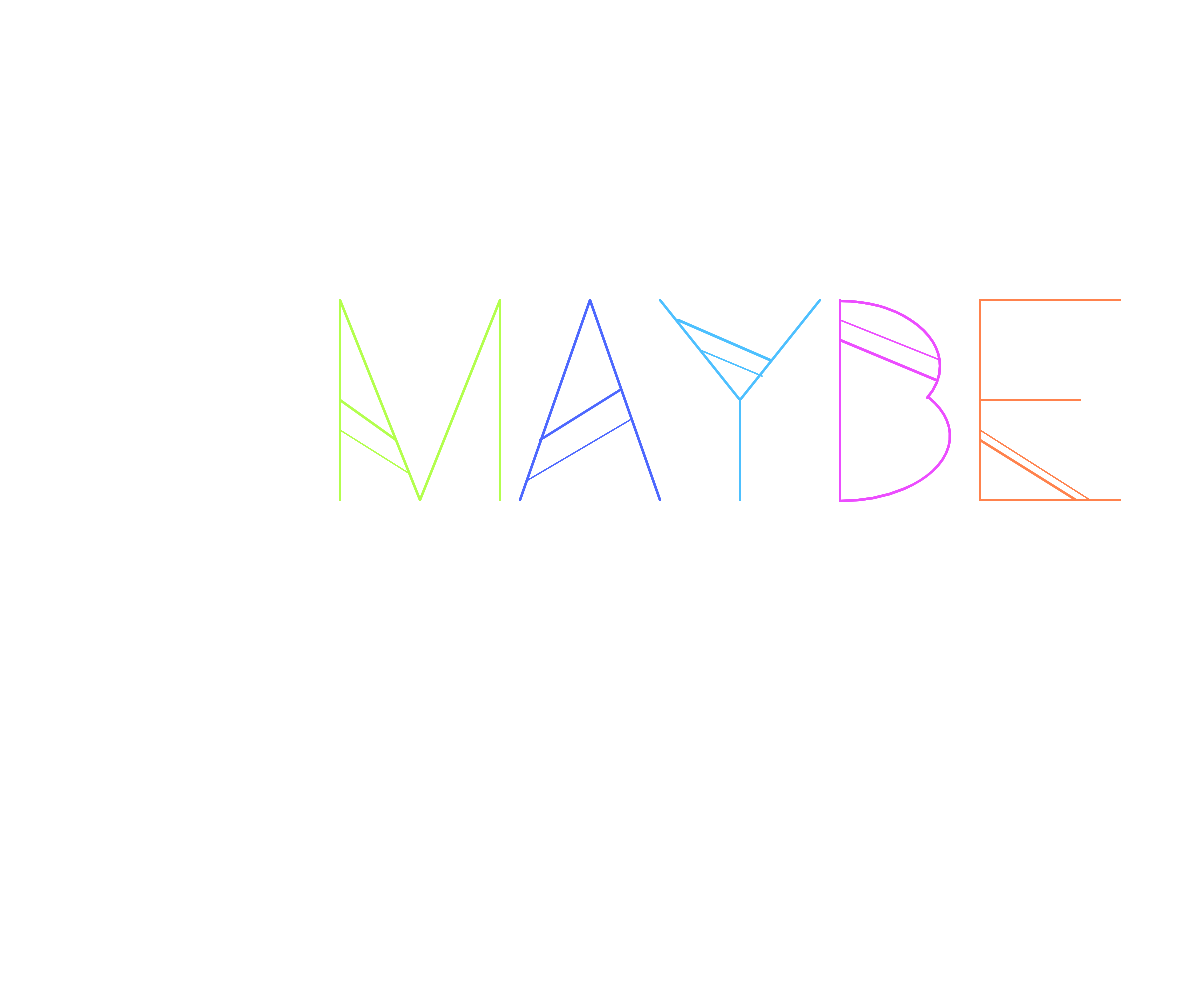
Frame 1 (no input)
Frame 60 (no input): identical to frame 1, image omitted
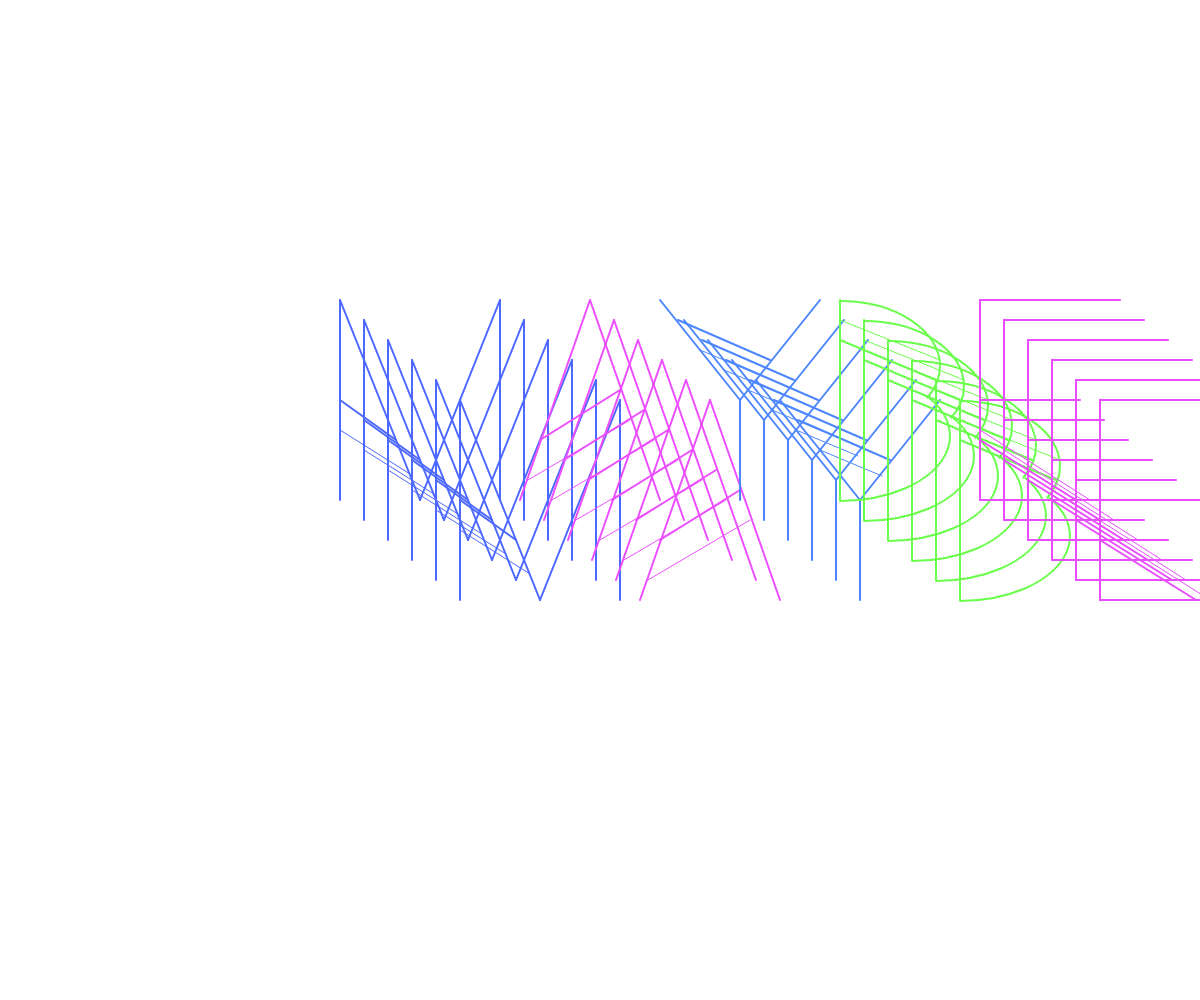
Frame 120 (the mouse pressed at the canvas centre since frame 60)

The p5.js sketch that drew these frames (run headless with seeded random() and noise() and a simulated clock; from frame 60 on, the mouse is pressed at the canvas centre):

// p5.js sketch
// ── sketch.js
// no need to change anything from here ... ----------------------

var letters = {};

var marginLeft = 170;
var marginTop = 150;
var textX = marginLeft;
var textY = 150;
var lineHeight = 120;
var typedText = "MAYBE";


function setup() {
	createCanvas(windowWidth, windowHeight);
	initLetters();
	noFill();
	textFont("Arial", 100);
}

function draw() {
	background(255);
	scale(2);


	//colorMode(RGB, 255, 255, 255, 1);
	colorMode(HSB, 360, 100, 100, 1);

	textX = marginLeft;
	textY = marginTop + 100;

	randomSeed(4);


	for (var i = 0; i < typedText.length; i++) {
		var c = typedText[i];
		if (letters[c]) {
			push();
			translate(textX, textY);

			if (mouseIsPressed == true) {
				stroke(random(0, 360), 70, 100);
			} else {
				strokeWeight(1);
			}

			stroke(random(0, 360), 70, 100);
			for (var j = 0; j < 6; j++) {
				textAlign(RIGHT)
				push();
				//rotate(PI*j/45*mouseX*0.05);
				translate(j * mouseX * 0.02, j * mouseY * 0.02)

				var w = letters[c]();

				pop()
			}


			textX += w;
			pop();
		} else if (c == "\n") {
			textX = marginLeft;
			textY += lineHeight;
		}
	}

	//noLoop();

}



function keyTyped() {
    var k = key;
    if (!letters[k]) {
        k = k.toUpperCase();
    }
    if (letters[k]) {
         
        typedText += k;
    }
}

function keyPressed() {
	if (keyCode == RETURN) {
		typedText += "\n";
	}
	if (keyCode == BACKSPACE || keyCode == DELETE) {
		if (typedText.length > 0) typedText = typedText.slice(0, -1);
		console.log(typedText);
	}

	//loop();
}
// ... to here -----------------------------------------------------


function initLetters() {
	// Add your calls to the letter functions here

	letters = {
		A: draw_A,
		B: draw_B,
		E: draw_E,
		M: draw_M,
		Y: draw_Y,
		" ": function() { return 30 },
	};
}

// A function for each letter

function draw_A() {

	line(0, 0, 35, -100);
	line(70, 0, 35, -100);
	line(10, -30, 50, -55);
	strokeWeight(0.5);
	line(4, -10, 55, -40);
	//text("A",0,0);



	return 70;
}

function draw_B() {

	//text("B",0,0);

	line(0, 0, 0, -100);
	noFill()
	arc(0, -67, 100, 65, radians(-90), radians(20));
	arc(0, -32, 110, 65, radians(-23), radians(90));
	line(0, -80, 48, -60);
	strokeWeight(0.5);
	line(0, -90, 50, -70);



	return 70;
}

function draw_E() {

	//text("B",0,0);


	line(0, 0, 0, -100);

	line(0, 0, 70, 0);
	line(0, -50, 50, -50);
	line(0, -100, 70, -100);

	line(0, -30, 48, 0);
	strokeWeight(0.5);
	line(0, -35, 55, 0);



	return 80;
}

function draw_M() {



	line(0, 0, 0, -100);
	line(80, 0, 80, -100);

	line(0, -100, 40, 0);
	line(40, 0, 80, -100);

	line(0, -50, 28, -30);
	strokeWeight(0.5);
	line(0, -35, 35, -13);



	return 90;
}

function draw_Y() {



	line(40, 0, 40, -50);


	line(0, -100, 40, -50);
	line(40, -50, 80, -100);

	line(9, -90, 55, -70);
	strokeWeight(0.5);
	line(20, -75, 51, -62);



	return 90;
}
